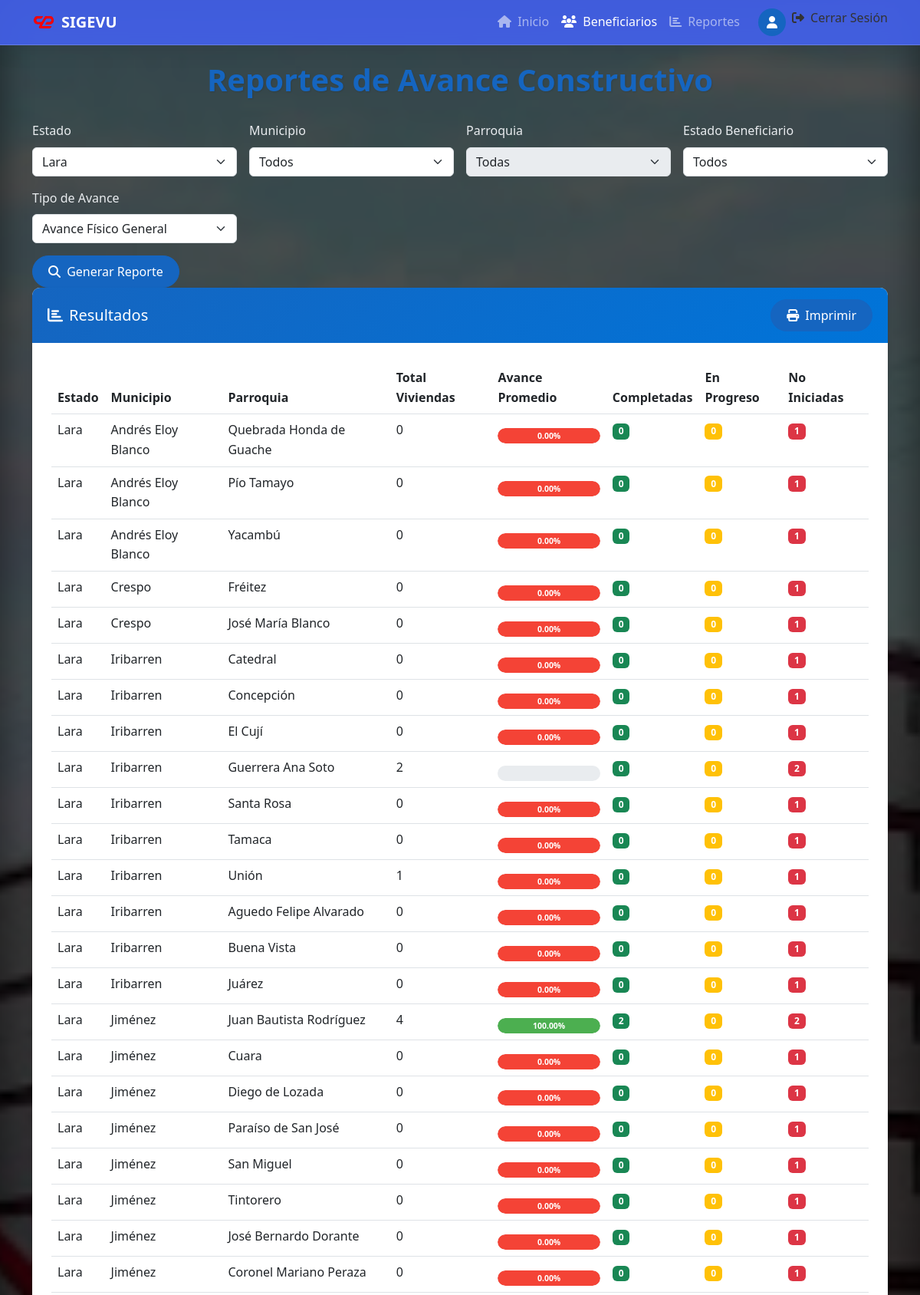
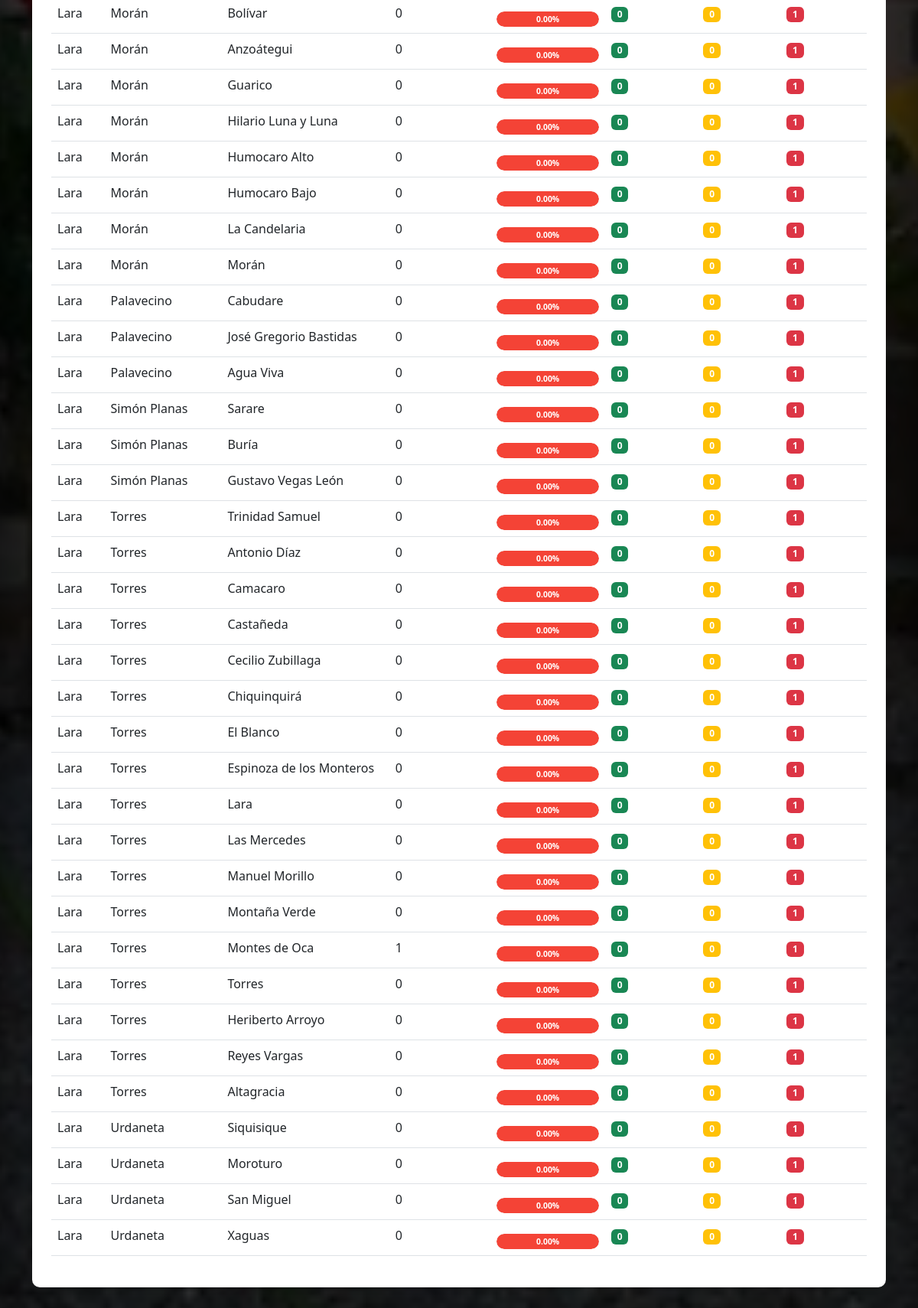
The app's page /reportes.php with its own data (2 pictures, top to bottom).
### tables this page shows
CREATE TABLE `estados` (
  `id_estado` int(11) NOT NULL,
  `estado` varchar(250) NOT NULL,
  `iso_3166-2` varchar(4) NOT NULL
);

CREATE TABLE `municipios` (
  `id_municipio` int(11) NOT NULL,
  `id_estado` int(11) NOT NULL,
  `municipio` varchar(100) NOT NULL
);

CREATE TABLE `parroquias` (
  `id_parroquia` int(11) NOT NULL,
  `id_municipio` int(11) NOT NULL,
  `parroquia` varchar(255) NOT NULL
);

### reportes.php (the view, shortened to what this page needs)
<?php
require_once '../php/conf/conexion.php';
$estadoLara = $conexion->query("SELECT id_estado FROM estados WHERE estado = 'Lara'")->fetch_assoc();
$id_lara = $estadoLara['id_estado'];
$id_municipio = $_GET['municipios'] ?? null;
$tipo_avance = $_GET['tipo_avance'] ?? 'avance_fisico';
function getProgressClass($valor) {
    if ($valor >= 100) return 'complete';
    return 'not-started';
}
$sql = "SELECT
    e.id_estado,
    e.estado AS nombre_estado,
    m.id_municipio,
    m.municipio,
    p.id_parroquia,
    p.parroquia,
    COUNT(b.id_beneficiario) AS total_viviendas,
    AVG(dc.$tipo_avance) AS avance_promedio,
    SUM(CASE WHEN dc.$tipo_avance >= 100 THEN 1 ELSE 0 END) AS completadas,
    SUM(CASE WHEN dc.$tipo_avance > 0 AND dc.$tipo_avance < 100 THEN 1 ELSE 0 END) AS en_progreso,
    SUM(CASE WHEN dc.$tipo_avance = 0 OR dc.$tipo_avance IS NULL THEN 1 ELSE 0 END) AS no_iniciadas
FROM estados e
LEFT JOIN municipios m ON e.id_estado = m.id_estado
LEFT JOIN parroquias p ON m.id_municipio = p.id_municipio
LEFT JOIN ubicaciones u ON p.id_parroquia = u.id_parroquia
LEFT JOIN Beneficiarios b ON u.id_ubicacion = b.id_ubicacion
LEFT JOIN Datos_de_Construccion dc ON b.id_beneficiario = dc.id_beneficiario
WHERE e.id_estado = $id_lara";
$sql .= " GROUP BY e.id_estado, m.id_municipio, p.id_parroquia";
$stmt = $conexion->prepare($sql);
$stmt->execute();
$result = $stmt->get_result();
$reportes = $result->fetch_all(MYSQLI_ASSOC);
?>
<!DOCTYPE html>
<html lang="es">
<head>
    <link href="https://cdn.jsdelivr.net/npm/bootstrap@5.3.0/dist/css/bootstrap.min.css" rel="stylesheet">
    <link rel="stylesheet" href="https://cdnjs.cloudflare.com/ajax/libs/font-awesome/6.4.0/css/all.min.css">
</head>
<body>
    <nav class="navbar navbar-expand-lg navbar-dark glass-navbar fixed-top">
        <div class="container">
            <a class="navbar-brand d-flex align-items-center" href="#">
                <img src="../imagenes/logo_menu.png.ico" alt="SIGEVU" style="height: 30px;" class="me-2">
                <span class="fw-bold">SIGEVU</span>
            </a>
            <div class="collapse navbar-collapse" id="navbarNav">
                <ul class="navbar-nav ms-auto">
                    <li class="nav-item">
                        <a class="nav-link" href="../php/menu_principal.php">
                            <i class="fas fa-home me-1"></i> Inicio
                        </a>
                    </li>
                    <li class="nav-item">
                        <a class="nav-link active" href="../php/beneficiarios.php">
                            <i class="fas fa-users me-1"></i> Beneficiarios
                        </a>
                    </li>
                    <li class="nav-item">
                        <a class="nav-link" href="#">
                            <i class="fas fa-chart-bar me-1"></i> Reportes
                        </a>
                    </li>
                </ul>
                <div class="d-flex ms-3">
                    <div class="user-avatar">
                        <i class="fas fa-user"></i>
                    </div>
                    <a class="nav-link ms-2" href="../index.php">
                        <i class="fas fa-sign-out-alt me-1"></i> Cerrar Sesión
                    </a>
                </div>
            </div>
        </div>
    </nav>
    <div class="container container-main">
        <h1 class="page-title text-center">Reportes de Avance Constructivo</h1>
        <form id="filterForm" method="GET" class="row g-3">
        <div class="col-md-3">
    <label class="form-label">Estado</label>
    <select name="estados" id="estadoSelect" class="form-select">
        <?php
        $estadoLara = $conexion->query("SELECT id_estado, estado FROM estados WHERE estado = 'Lara'")->fetch_assoc();
        echo "<option value='{$estadoLara['id_estado']}' selected>{$estadoLara['estado']}</option>";
        ?>
    </select>
</div>
<div class="col-md-3">
    <label class="form-label">Municipio</label>
    <select name="municipios" id="municipioSelect" class="form-select">
        <option value="">Todos</option>
    </select>
</div>
            <div class="col-md-3">
                <label class="form-label">Parroquia</label>
                <select name="parroquias" id="parroquiaSelect" class="form-select" <?= !$id_municipio ? 'disabled' : '' ?>>
                    <option value="">Todas</option>
                </select>
            </div>
            <div class="col-md-3">
                <label class="form-label">Estado Beneficiario</label>
                <select name="estado" class="form-select">
                    <option value="">Todos</option>
                </select>
            </div>
            <div class="col-md-3">
                <label class="form-label">Tipo de Avance</label>
                <select name="tipo_avance" class="form-select" required>
        <option value="avance_fisico" <?= $tipo_avance == 'avance_fisico' ? 'selected' : '' ?>>Avance Físico General</option>
                </select>
            </div>
            <div class="col-12">
                <button type="submit" class="btn btn-primary btn-action">
                    <i class="fas fa-search me-1"></i> Generar Reporte
                </button>
            </div>
        </form>
        <div class="card">
            <div class="card-header d-flex justify-content-between align-items-center">
                <h3 class="mb-0"><i class="fas fa-chart-bar me-2"></i>Resultados</h3>
                <button class="btn btn-primary btn-action" onclick="window.print()">
                    <i class="fas fa-print me-1"></i> Imprimir
                </button>
            </div>
            <div class="card-body">
            <?php if (!empty($reportes)): ?>
                <div class="table-responsive">
                    <table class="table table-hover">
                        <thead>
                            <tr>
                                <th>Estado</th>
                                <th>Municipio</th>
                                <th>Parroquia</th>
                                <th>Total Viviendas</th>
                                <th>Avance Promedio</th>
                                <th>Completadas</th>
                                <th>En Progreso</th>
                                <th>No Iniciadas</th>
                </tr>
            </thead>
            <tbody>
                <?php foreach ($reportes as $reporte): ?>
                <tr>
                    <td><?= htmlspecialchars($reporte['nombre_estado']) ?></td>
                    <td><?= htmlspecialchars($reporte['municipio'] ?? 'N/A') ?></td>
                    <td><?= htmlspecialchars($reporte['parroquia'] ?? 'N/A') ?></td>
                    <td><?= $reporte['total_viviendas'] ?? 0 ?></td>
                    <td>
                        <div class="progress-container">
                            <div class="progress-bar <?= getProgressClass($reporte['avance_promedio']) ?>"
                                 style="width: <?= $reporte['avance_promedio'] ?>%">
                                <?= number_format($reporte['avance_promedio'], 2) ?>%
                            </div>
                        </div>
                    </td>
                    <td><span class="badge bg-success"><?= $reporte['completadas'] ?? 0 ?></span></td>
                    <td><span class="badge bg-warning"><?= $reporte['en_progreso'] ?? 0 ?></span></td>
                    <td><span class="badge bg-danger"><?= $reporte['no_iniciadas'] ?? 0 ?></span></td>
                </tr>
                <?php endforeach; ?>
            </tbody>
        </table>
    </div>
<?php else: ?>
    <div class="alert alert-warning">No se encontraron resultados con los filtros seleccionados.</div>
<?php endif; ?>
            </div>
        </div>
    </div>
</body>
</html>

### reportes.php (style rules this page uses)
:root { --primary-color: #1565C0; --secondary-color: #0074D9; --accent-color: #E53935; --background-dark: #1A237E; --background-light: #1565C0; --text-color: #333333; --text-light: #FFFFFF; --card-bg: rgba(255, 255, 255, 0.95); --progress-complete: #4CAF50; --progress-medium: #FFC107; --progress-low: #F44336; --shadow: 0 4px 6px rgba(0, 0, 0, 0.1); }
body { background: url('../imagenes/fondo1.jpg') no-repeat center center; background-size: cover; background-attachment: fixed; position: relative; color: var(--text-color); height: 100vh; min-height: 100vh; width: 100%; margin: 0; padding: 0; overflow-x: hidden; overflow-y: auto; z-index: -1; font-family: 'Segoe UI', Tahoma, Geneva, Verdana, sans-serif; color: var(--text-color); line-height: 1.6; }
body::before { content: ''; position: fixed; top: 0; left: 0; right: 0; bottom: 0; background: rgba(0, 0, 0, 0.7); box-shadow: inset 0 0 50px rgba(0, 0, 0, 0.5); z-index: 1; pointer-events: none; z-index: -1; }
.complete { background-color: var(--progress-complete); }
.not-started { background-color: var(--progress-low); }
body { background-color: #f5f7fa; font-family: 'Segoe UI', Tahoma, Geneva, Verdana, sans-serif; color: var(--text-color); line-height: 1.6; }
.glass-navbar { background: rgba(67, 97, 238, 0.9); backdrop-filter: blur(10px); -webkit-backdrop-filter: blur(10px); box-shadow: 0 4px 30px rgba(0, 0, 0, 0.1); border-bottom: 1px solid rgba(255, 255, 255, 0.2); }
.user-avatar { width: 36px; height: 36px; border-radius: 50%; background-color: var(--primary-color); color: white; display: flex; align-items: center; justify-content: center; }
.container-main { margin-top: 80px; padding-bottom: 40px; }
.page-title { color: var(--primary-color); font-weight: 700; margin-bottom: 30px; text-shadow: 1px 1px 2px rgba(0,0,0,0.1); }
.card { border: none; border-radius: 10px; box-shadow: var(--shadow); margin-bottom: 25px; transition: transform 0.3s ease, box-shadow 0.3s ease; overflow: hidden; }
.card-header { background: linear-gradient(135deg, var(--primary-color), var(--secondary-color)); color: var(--text-light); font-weight: 600; border-bottom: none; padding: 15px 20px; }
.card-header h3 { margin: 0; font-size: 1.25rem; }
.card-body { padding: 25px; }
.progress-container { width: 100%; background-color: #e9ecef; border-radius: 20px; margin-top: 10px; height: 20px; overflow: hidden; }
.progress-bar { height: 100%; border-radius: 20px; text-align: center; line-height: 20px; color: white; font-weight: bold; font-size: 0.65rem; transition: width 0.6s ease; }
.bg-success { background-color: var(--progress-complete); }
.bg-warning { background-color: var(--progress-medium); }
.bg-danger { background-color: var(--progress-low); }
.btn-action { border-radius: 50px; padding: 8px 20px; font-weight: 500; transition: all 0.3s ease; }
.btn-primary { background-color: var(--primary-color); border-color: var(--primary-color); }
.form-label { color: #e9ecef; }

### records on screen
estados: estados "Lara", estado "Lara", municipios.municipio "Andrés Eloy Blanco", parroquias.parroquia "Quebrada Honda de Guache", total_viviendas "0", avance_promedio "0.00", completadas "0", en_progreso "0", no_iniciadas "1", parroquias.parroquia "Pío Tamayo", parroquias.parroquia "Yacambú", municipios.municipio "Crespo", parroquias.parroquia "Fréitez", parroquias.parroquia "José María Blanco", municipios.municipio "Iribarren", parroquias.parroquia "Catedral", parroquias.parroquia "Concepción", parroquias.parroquia "El Cují", parroquias.parroquia "Guerrera Ana Soto", total_viviendas "2", no_iniciadas "2", parroquias.parroquia "Santa Rosa", parroquias.parroquia "Tamaca", parroquias.parroquia "Unión", total_viviendas "1", parroquias.parroquia "Aguedo Felipe Alvarado", parroquias.parroquia "Buena Vista", parroquias.parroquia "Juárez", municipios.municipio "Jiménez", parroquias.parroquia "Juan Bautista Rodríguez", total_viviendas "4", $reporte['avance_promedio'] 100 (drawn), avance_promedio "100.00", completadas "2", parroquias.parroquia "Cuara", parroquias.parroquia "Diego de Lozada", parroquias.parroquia "Paraíso de San José", parroquias.parroquia "San Miguel", parroquias.parroquia "Tintorero", parroquias.parroquia "José Bernardo Dorante", parroquias.parroquia "Coronel Mariano Peraza", municipios.municipio "Morán", parroquias.parroquia "Bolívar", parroquias.parroquia "Anzoátegui", parroquias.parroquia "Guarico", parroquias.parroquia "Hilario Luna y Luna", parroquias.parroquia "Humocaro Alto", parroquias.parroquia "Humocaro Bajo", parroquias.parroquia "La Candelaria", parroquias.parroquia "Morán", municipios.municipio "Palavecino", parroquias.parroquia "Cabudare", parroquias.parroquia "José Gregorio Bastidas", parroquias.parroquia "Agua Viva", municipios.municipio "Simón Planas", parroquias.parroquia "Sarare", parroquias.parroquia "Buría", parroquias.parroquia "Gustavo Vegas León", municipios.municipio "Torres", parroquias.parroquia "Trinidad Samuel", parroquias.parroquia "Antonio Díaz", parroquias.parroquia "Camacaro", parroquias.parroquia "Castañeda", parroquias.parroquia "Cecilio Zubillaga", parroquias.parroquia "Chiquinquirá", parroquias.parroquia "El Blanco", parroquias.parroquia "Espinoza de los Monteros", parroquias.parroquia "Lara", parroquias.parroquia "Las Mercedes", parroquias.parroquia "Manuel Morillo", parroquias.parroquia "Montaña Verde", parroquias.parroquia "Montes de Oca", parroquias.parroquia "Torres", parroquias.parroquia "Heriberto Arroyo", parroquias.parroquia "Reyes Vargas", parroquias.parroquia "Altagracia", municipios.municipio "Urdaneta", parroquias.parroquia "Siquisique", parroquias.parroquia "Moroturo", parroquias.parroquia "Xaguas"
